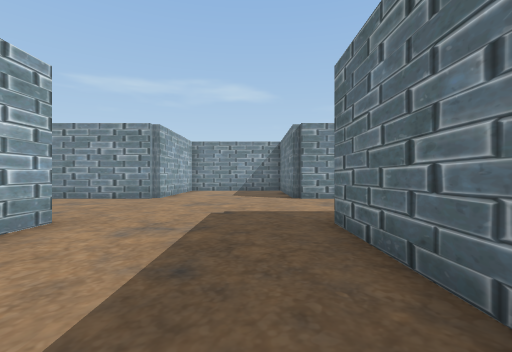
View 1 (above)

24 first-person views from a walk through a Unity game level. The camera is 1.5 m above the floor, looks level and sees 85° across. The floor is counted in squares, 2 m on a side. Each view is taken from the middle of a square. On the plan, view 1 faces up. The plan holds only what a view shows up to about 10 squares ahead; the rest is blank. The place goes on beyond the plan. The player is left out.

View 2
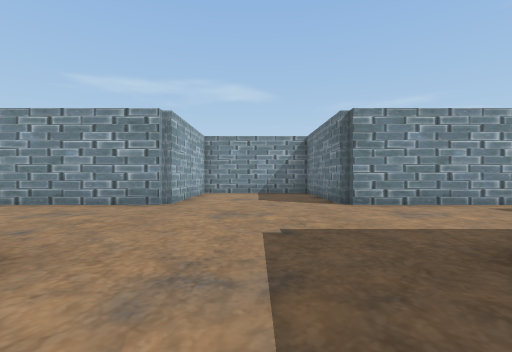

View 3
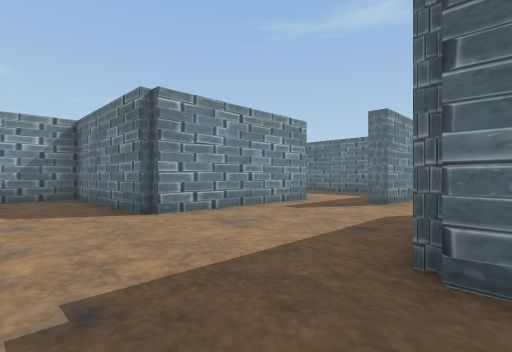

View 4
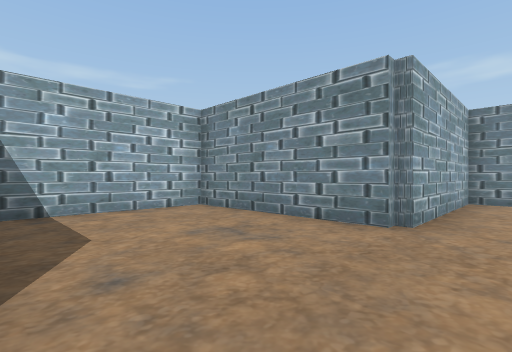

View 5
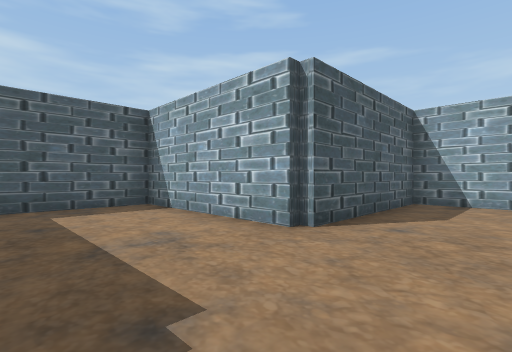

View 6
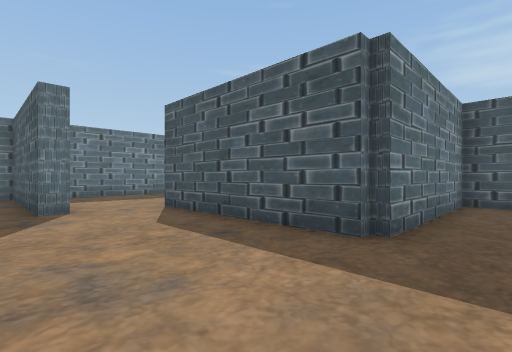

View 7
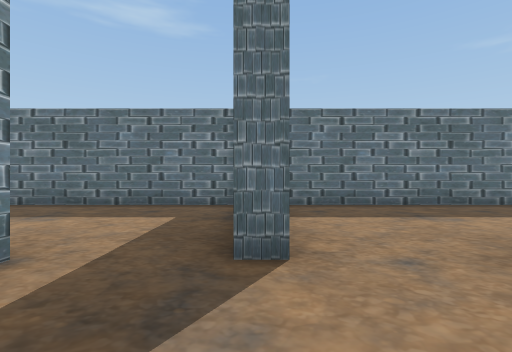

View 8
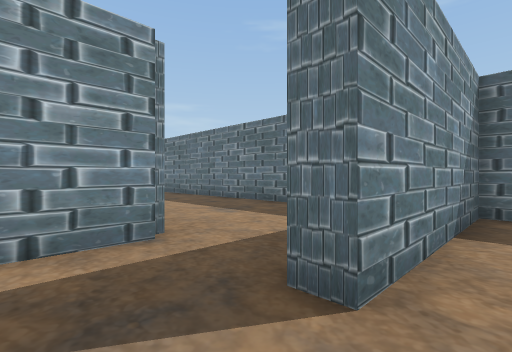

View 9
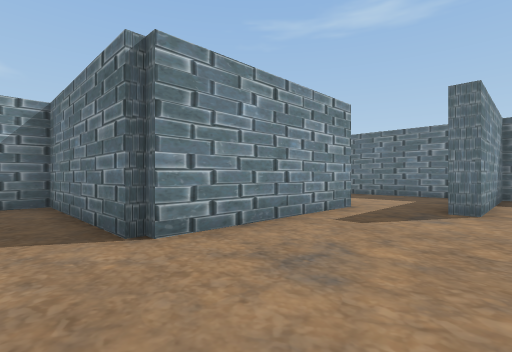

View 10
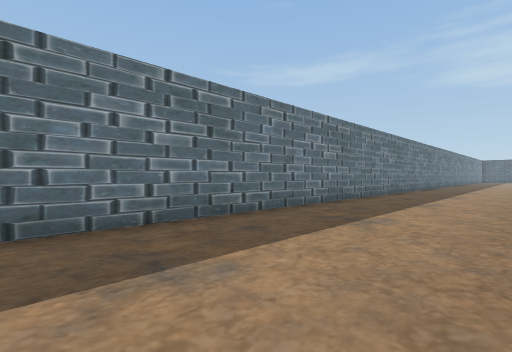

View 11
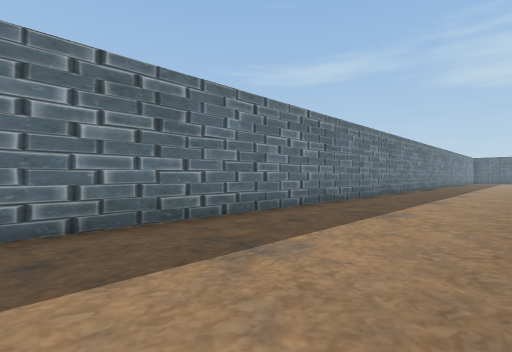

View 12
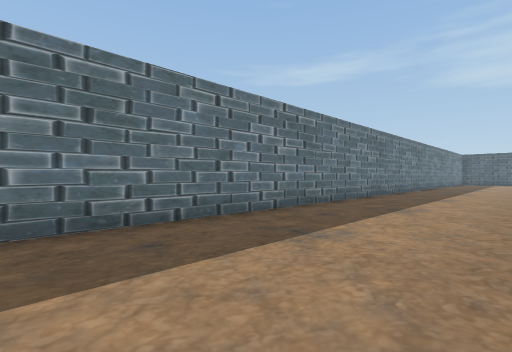

View 13
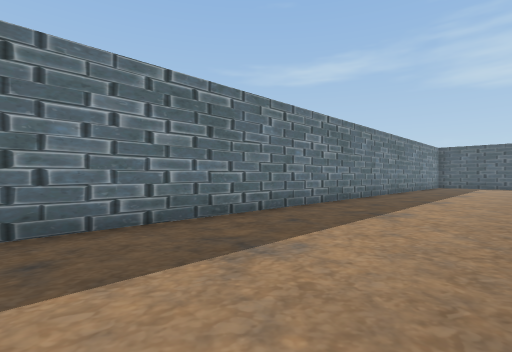

View 14
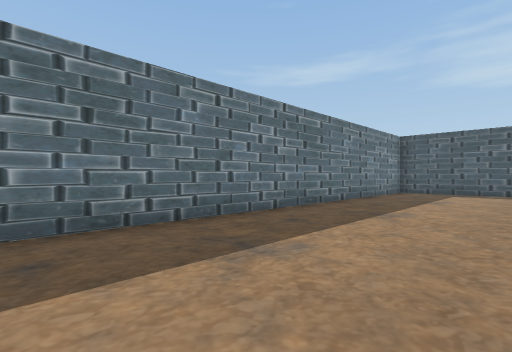

View 15
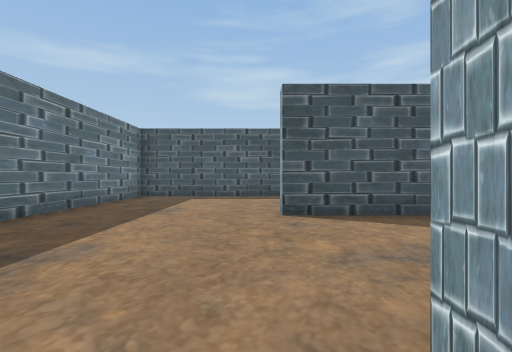

View 16
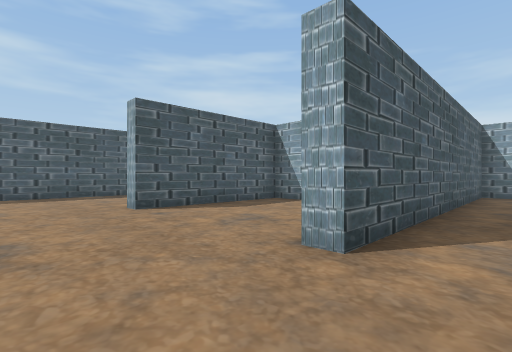

View 17
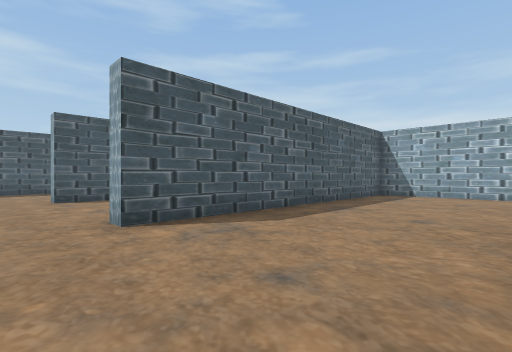

View 18
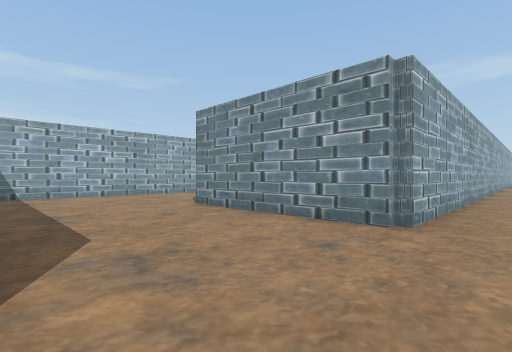

View 19
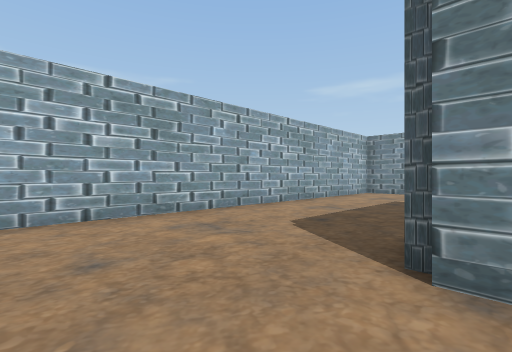

View 20
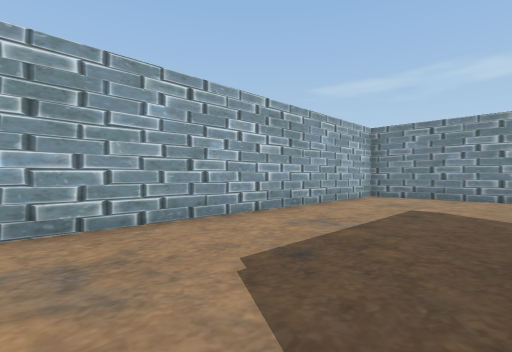

View 21
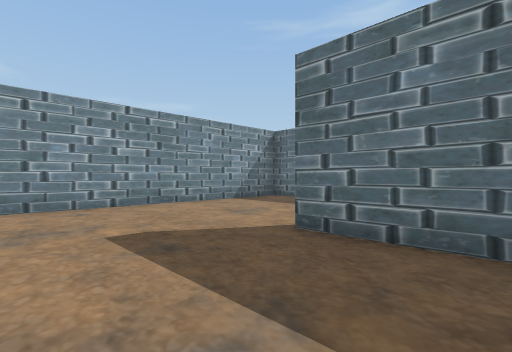

View 22
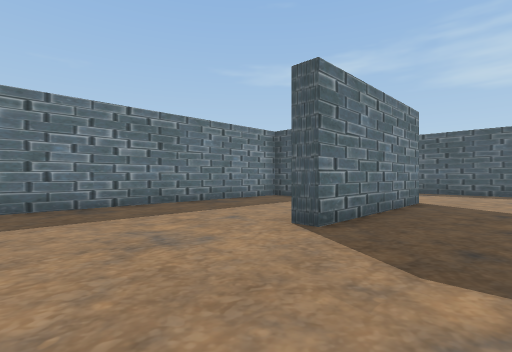

View 23
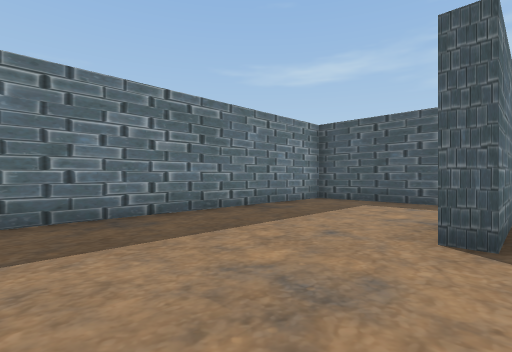

View 24
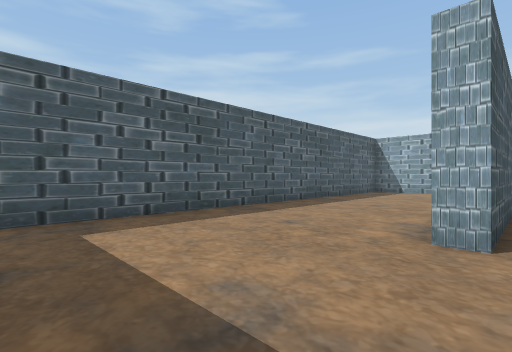

### Floor plan
Points are (right, up) in squares from view 1. A wall is a line through its corners. A room is listed if a view was taken in it or the views show most of it. See-through windows are left out.
Room 1 (views 1, 2, 3, 4, 5, 6, 7, 8, 9)
walls: (-3.2, 4.5) (-3.2, -0.3) (1.3, -0.3) (1.3, 4.7) (5.5, 4.7); (-3.2, 13.5) (-3.2, 9.2) (-8.2, 9.2) (-8.2, 4.7) (-3.5, 4.7); (5.5, 9.2) (1.3, 9.2) (1.3, 13.5); (6.5, 6.7) (6.5, 7.2)
ways out: opening at (5.5, 5.5) to room 2; opening at (6, 8)
Room 2 (views 10, 11, 12, 13, 14, 15, 16, 17, 18, 19, 20, 21, 22, 23, 24)
walls: (2.8, -20.3) (6.2, -20.3) (6.2, -12.1); (1.3, -20.5) (1.3, -15.6) (1.8, -15.6); (6.8, -12.2) (6.8, -20.8) (1.5, -20.8); (5, -10.8) (-3.2, -10.8) (-3.2, -25.3) (6.5, -25.3) (6.5, -25.9); (1.7, -29.1) (1.7, -30.3) (6.5, -30.3) (6.5, -30.9); (1.1, -35.3) (9.9, -35.3); (11.2, -35) (11.2, 6.7) (6.5, 6.7); (5.5, 4.7) (6.5, 4.7)
ways out: opening at (5.5, 5.5) to room 1

Where each view was taken, in squares from view 1:
view 1: 0 up, 0 right, facing up
view 2: 2 up, 1 left, facing up
view 3: 4 up, 1 left, facing up-right
view 4: 5 up, 2 left, facing up-left
view 5: 7 up, 0 right, facing down-left
view 6: 8 up, 0 right, facing down-right
view 7: 7 up, 4 right, facing right
view 8: 6 up, 5 right, facing up-right
view 9: 6 up, 0 right, facing up-right
view 10: 5 up, 7 right, facing down-right
view 11: 1 down, 7 right, facing down-right
view 12: 7 down, 7 right, facing down-right
view 13: 15 down, 7 right, facing down-right
view 14: 22 down, 7 right, facing down-right
view 15: 25 down, 7 right, facing down
view 16: 24 down, 9 right, facing down-left
view 17: 21 down, 8 right, facing down-left
view 18: 25 down, 8 right, facing up-left
view 19: 23 down, 2 right, facing up-left
view 20: 21 down, 1 right, facing up-left
view 21: 18 down, 2 left, facing up-right
view 22: 12 down, 1 left, facing down-right
view 23: 12 down, 1 right, facing down-right
view 24: 30 down, 10 right, facing down-left
